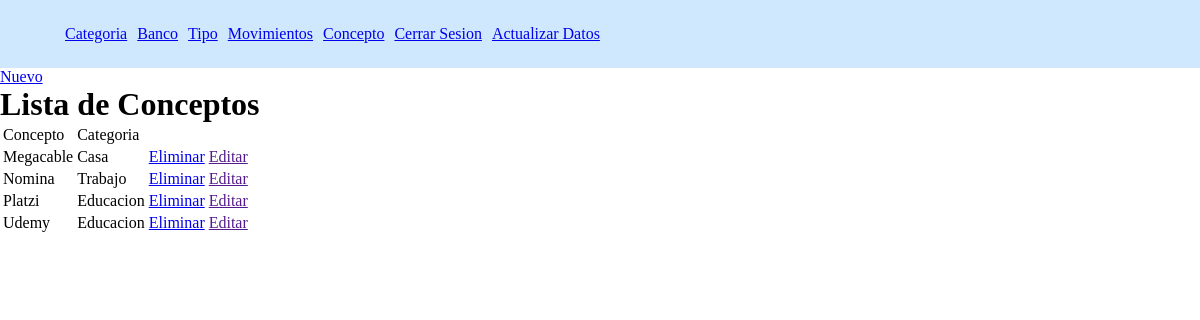
The app's page /get-concepto with its own data.
### movimientos/models.py (models this page shows, shortened)
class Concepto(models.Model):
    concepto = models.CharField("Concepto",max_length=50)
    id_categoria = models.ForeignKey(Categoria, on_delete=models.CASCADE)

### Gastos/models.py (models this page shows)
class Categoria(models.Model):
    categoria = models.CharField("Categoria",max_length=30)
    def __str__(self):
        return self.categoria

### movimientos/views.py (the view)
# urls.py: path('get-concepto',views.getConcepto,name='getConcepto'),
def getConcepto(request):
    concepto = Concepto.objects.all()
    return render(request,'concepto/getConcepto.html',{'concepto':concepto})

### templates/concepto/getConcepto.html
{% extends 'index.html' %}
{% block cuerpo %}
<a href="{%url 'createConcepto' %}">Nuevo</a>
<h1>Lista de Conceptos</h1>
<table style="border:1">
    <thead>
        <tr>
            <td>Concepto</td>
            <td>Categoria</td>
            <td></td>
            <td></td>
        </tr>
    </thead>
    <tbody>
        {% for e in concepto  %}
        <tr>
            <td>{{e.concepto}}</td>
            <td>{{e.id_categoria}}</td>
            <td><a href="{% url 'deleteConcepto' e.id%}">Eliminar</a></td>
            <td><a href="">Editar</a></td>
        </tr>
        {% endfor %}
    </tbody>
</table>
{% endblock cuerpo %}

### templates/index.html (style rules this page uses)
* { margin:0; }

### records on screen
Concepto: concepto "Megacable", id_categoria "Casa"
Concepto: concepto "Nomina", id_categoria "Trabajo"
Concepto: concepto "Platzi", id_categoria "Educacion"
Concepto: concepto "Udemy", id_categoria "Educacion"
